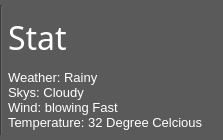
       <widget class="QWidget" name="page_home">
        <property name="styleSheet">
         <string notr="true">background:rgb(91,90,90);</string>
        </property>
        <layout class="QHBoxLayout" name="horizontalLayout_19">
         <property name="spacing">
          <number>0</number>
         </property>
         <property name="leftMargin">
          <number>0</number>
         </property>
         <property name="topMargin">
          <number>5</number>
         </property>
         <property name="rightMargin">
          <number>0</number>
         </property>
         <property name="bottomMargin">
          <number>5</number>
         </property>
         <item>
          <widget class="Line" name="vert_divide">
           <property name="orientation">
            <enum>Qt::Vertical</enum>
           </property>
          </widget>
         </item>
         <item>
          <widget class="QFrame" name="frame_home_stat">
           <property name="minimumSize">
            <size>
             <width>220</width>
             <height>0</height>
            </size>
           </property>
           <property name="maximumSize">
            <size>
             <width>220</width>
             <height>16777215</height>
            </size>
           </property>
           <property name="frameShape">
            <enum>QFrame::NoFrame</enum>
           </property>
           <property name="frameShadow">
            <enum>QFrame::Plain</enum>
           </property>
           <layout class="QVBoxLayout" name="verticalLayout_6">
            <property name="spacing">
             <number>5</number>
            </property>
            <property name="leftMargin">
             <number>5</number>
            </property>
            <property name="topMargin">
             <number>5</number>
            </property>
            <property name="rightMargin">
             <number>5</number>
            </property>
            <property name="bottomMargin">
             <number>5</number>
            </property>
            <item>
             <widget class="QLabel" name="lab_home_stat_hed">
              <property name="minimumSize">
               <size>
                <width>0</width>
                <height>55</height>
               </size>
              </property>
              <property name="maximumSize">
               <size>
                <width>16777215</width>
                <height>55</height>
               </size>
              </property>
              <property name="font">
               <font>
                <family>Segoe UI Semilight</family>
                <pointsize>24</pointsize>
               </font>
              </property>
              <property name="styleSheet">
               <string notr="true">QLabel {
	color:rgb(255,255,255);
}</string>
              </property>
              <property name="text">
               <string>&lt;html&gt;&lt;head/&gt;&lt;body&gt;&lt;p&gt;&lt;span style=&quot; color:#ffffff;&quot;&gt;Stat &lt;/span&gt;&lt;/p&gt;&lt;/body&gt;&lt;/html&gt;</string>
              </property>
              <property name="alignment">
               <set>Qt::AlignLeading|Qt::AlignLeft|Qt::AlignVCenter</set>
              </property>
             </widget>
            </item>
            <item>
             <widget class="QLabel" name="lab_home_stat_disc">
              <property name="font">
               <font>
                <family>Segoe UI</family>
                <pointsize>10</pointsize>
               </font>
              </property>
              <property name="text">
               <string>&lt;html&gt;&lt;head/&gt;&lt;body&gt;&lt;p&gt;&lt;span style=&quot; color:#ffffff;&quot;&gt;Weather: Rainy&lt;br/&gt;Skys: Cloudy&lt;br/&gt;Wind: blowing Fast&lt;br/&gt;Temperature: 32 Degree Celcious&lt;/span&gt;&lt;/p&gt;&lt;/body&gt;&lt;/html&gt;</string>
              </property>
              <property name="alignment">
               <set>Qt::AlignLeading|Qt::AlignLeft|Qt::AlignTop</set>
              </property>
             </widget>
            </item>
           </layout>
          </widget>
         </item>
        </layout>
       </widget>
